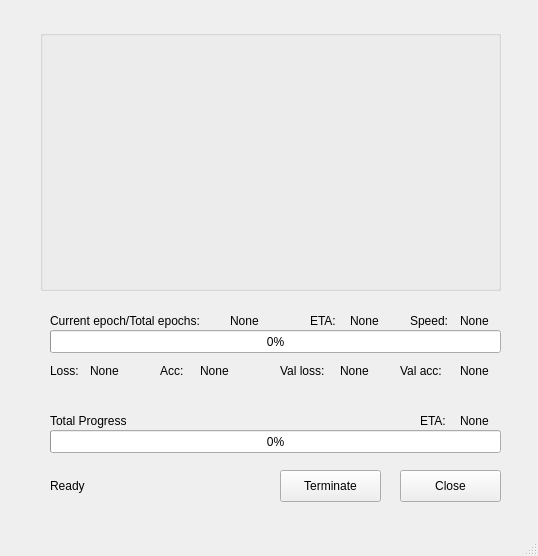
<?xml version="1.0" encoding="UTF-8"?>
<ui version="4.0">
 <class>MainWindow</class>
 <widget class="QMainWindow" name="MainWindow">
  <property name="geometry">
   <rect>
    <x>0</x>
    <y>0</y>
    <width>538</width>
    <height>556</height>
   </rect>
  </property>
  <property name="windowTitle">
   <string>MainWindow</string>
  </property>
  <widget class="QWidget" name="centralwidget">
   <widget class="QGroupBox" name="groupBox">
    <property name="geometry">
     <rect>
      <x>40</x>
      <y>30</y>
      <width>461</width>
      <height>261</height>
     </rect>
    </property>
    <property name="title">
     <string/>
    </property>
   </widget>
   <widget class="QPushButton" name="pushButton">
    <property name="geometry">
     <rect>
      <x>280</x>
      <y>470</y>
      <width>101</width>
      <height>32</height>
     </rect>
    </property>
    <property name="text">
     <string>Terminate</string>
    </property>
   </widget>
   <widget class="QProgressBar" name="progressBar">
    <property name="geometry">
     <rect>
      <x>50</x>
      <y>330</y>
      <width>451</width>
      <height>23</height>
     </rect>
    </property>
    <property name="value">
     <number>0</number>
    </property>
   </widget>
   <widget class="QProgressBar" name="progressBar_2">
    <property name="geometry">
     <rect>
      <x>50</x>
      <y>430</y>
      <width>451</width>
      <height>23</height>
     </rect>
    </property>
    <property name="value">
     <number>0</number>
    </property>
   </widget>
   <widget class="QLabel" name="label">
    <property name="geometry">
     <rect>
      <x>50</x>
      <y>310</y>
      <width>181</width>
      <height>21</height>
     </rect>
    </property>
    <property name="text">
     <string>Current epoch/Total epochs:</string>
    </property>
   </widget>
   <widget class="QLabel" name="label_2">
    <property name="geometry">
     <rect>
      <x>230</x>
      <y>310</y>
      <width>81</width>
      <height>21</height>
     </rect>
    </property>
    <property name="text">
     <string>None</string>
    </property>
   </widget>
   <widget class="QLabel" name="label_3">
    <property name="geometry">
     <rect>
      <x>50</x>
      <y>410</y>
      <width>101</width>
      <height>21</height>
     </rect>
    </property>
    <property name="text">
     <string>Total Progress</string>
    </property>
   </widget>
   <widget class="QLabel" name="label_4">
    <property name="geometry">
     <rect>
      <x>310</x>
      <y>310</y>
      <width>31</width>
      <height>21</height>
     </rect>
    </property>
    <property name="text">
     <string>ETA:</string>
    </property>
   </widget>
   <widget class="QLabel" name="label_5">
    <property name="geometry">
     <rect>
      <x>350</x>
      <y>310</y>
      <width>51</width>
      <height>21</height>
     </rect>
    </property>
    <property name="text">
     <string>None</string>
    </property>
   </widget>
   <widget class="QLabel" name="label_6">
    <property name="geometry">
     <rect>
      <x>410</x>
      <y>310</y>
      <width>41</width>
      <height>21</height>
     </rect>
    </property>
    <property name="text">
     <string>Speed:</string>
    </property>
   </widget>
   <widget class="QLabel" name="label_7">
    <property name="geometry">
     <rect>
      <x>460</x>
      <y>310</y>
      <width>71</width>
      <height>21</height>
     </rect>
    </property>
    <property name="text">
     <string>None</string>
    </property>
   </widget>
   <widget class="QLabel" name="label_8">
    <property name="geometry">
     <rect>
      <x>50</x>
      <y>360</y>
      <width>31</width>
      <height>21</height>
     </rect>
    </property>
    <property name="text">
     <string>Loss:</string>
    </property>
   </widget>
   <widget class="QLabel" name="label_9">
    <property name="geometry">
     <rect>
      <x>90</x>
      <y>360</y>
      <width>51</width>
      <height>21</height>
     </rect>
    </property>
    <property name="text">
     <string>None</string>
    </property>
   </widget>
   <widget class="QLabel" name="label_10">
    <property name="geometry">
     <rect>
      <x>160</x>
      <y>360</y>
      <width>31</width>
      <height>21</height>
     </rect>
    </property>
    <property name="text">
     <string>Acc:</string>
    </property>
   </widget>
   <widget class="QLabel" name="label_11">
    <property name="geometry">
     <rect>
      <x>200</x>
      <y>360</y>
      <width>51</width>
      <height>21</height>
     </rect>
    </property>
    <property name="text">
     <string>None</string>
    </property>
   </widget>
   <widget class="QLabel" name="label_12">
    <property name="geometry">
     <rect>
      <x>280</x>
      <y>360</y>
      <width>51</width>
      <height>21</height>
     </rect>
    </property>
    <property name="text">
     <string>Val loss:</string>
    </property>
   </widget>
   <widget class="QLabel" name="label_13">
    <property name="geometry">
     <rect>
      <x>340</x>
      <y>360</y>
      <width>51</width>
      <height>21</height>
     </rect>
    </property>
    <property name="text">
     <string>None</string>
    </property>
   </widget>
   <widget class="QLabel" name="label_14">
    <property name="geometry">
     <rect>
      <x>400</x>
      <y>360</y>
      <width>51</width>
      <height>21</height>
     </rect>
    </property>
    <property name="text">
     <string>Val acc:</string>
    </property>
   </widget>
   <widget class="QLabel" name="label_15">
    <property name="geometry">
     <rect>
      <x>460</x>
      <y>360</y>
      <width>61</width>
      <height>21</height>
     </rect>
    </property>
    <property name="text">
     <string>None</string>
    </property>
   </widget>
   <widget class="QLabel" name="label_16">
    <property name="geometry">
     <rect>
      <x>420</x>
      <y>410</y>
      <width>31</width>
      <height>21</height>
     </rect>
    </property>
    <property name="text">
     <string>ETA:</string>
    </property>
   </widget>
   <widget class="QLabel" name="label_17">
    <property name="geometry">
     <rect>
      <x>460</x>
      <y>410</y>
      <width>61</width>
      <height>21</height>
     </rect>
    </property>
    <property name="text">
     <string>None</string>
    </property>
   </widget>
   <widget class="QPushButton" name="pushButton_2">
    <property name="geometry">
     <rect>
      <x>400</x>
      <y>470</y>
      <width>101</width>
      <height>32</height>
     </rect>
    </property>
    <property name="text">
     <string>Close</string>
    </property>
   </widget>
   <widget class="QLabel" name="label_18">
    <property name="geometry">
     <rect>
      <x>50</x>
      <y>470</y>
      <width>221</width>
      <height>31</height>
     </rect>
    </property>
    <property name="text">
     <string>Ready</string>
    </property>
   </widget>
  </widget>
  <widget class="QMenuBar" name="menubar">
   <property name="geometry">
    <rect>
     <x>0</x>
     <y>0</y>
     <width>538</width>
     <height>22</height>
    </rect>
   </property>
  </widget>
  <widget class="QStatusBar" name="statusbar"/>
 </widget>
 <resources/>
 <connections/>
</ui>
